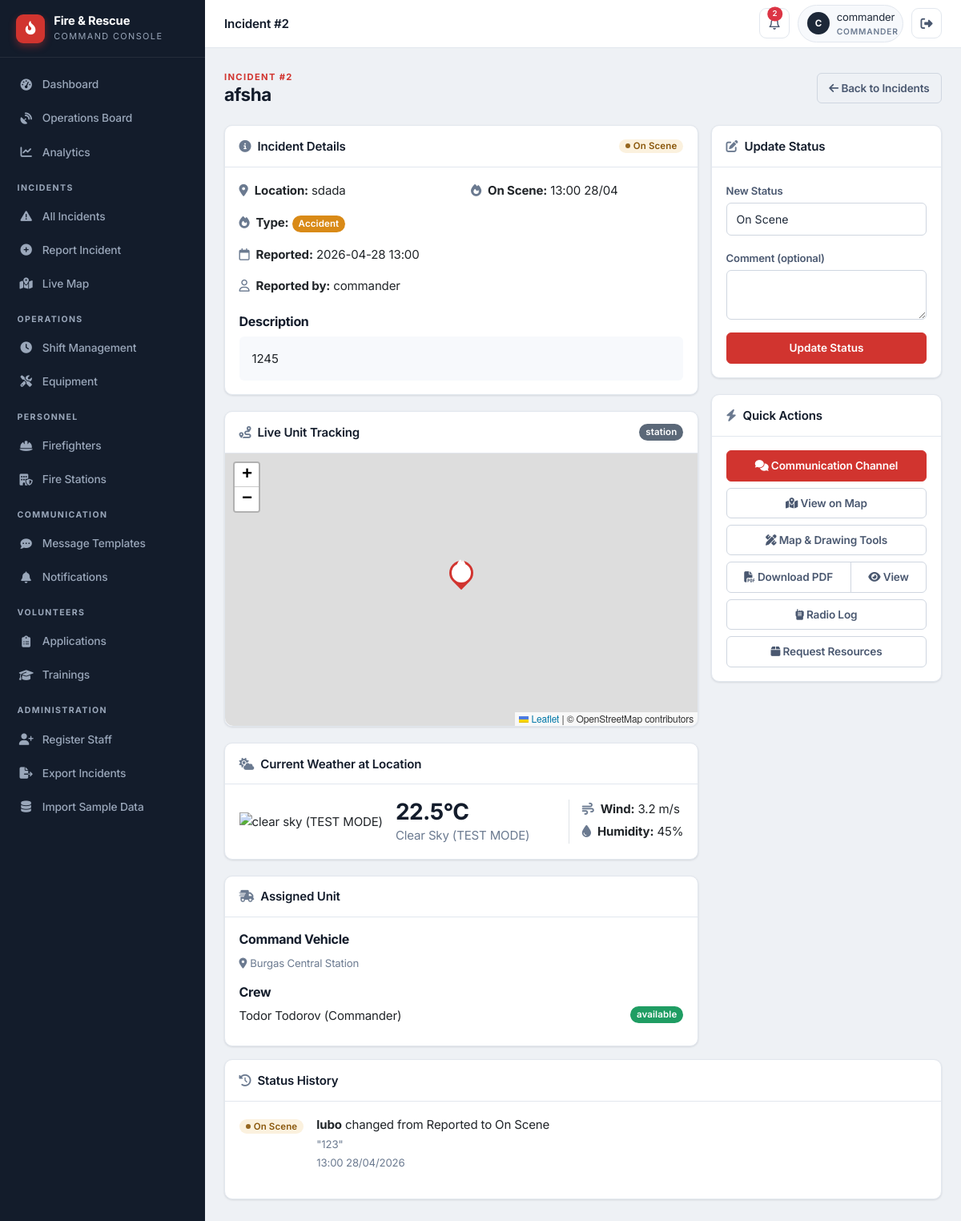
Page /staff/incident/2 (signed in) on the committed database.
### app/models/incident.py (models this page shows)
class Incident(db.Model):
    id = db.Column(db.Integer, primary_key=True)
    title = db.Column(db.String(100), nullable=False)
    location = db.Column(db.String(200), nullable=False)
    incident_type = db.Column(db.String(50), nullable=False)
    description = db.Column(db.Text)
    status = db.Column(db.String(20), default='Reported')
    reported_by = db.Column(db.Integer, db.ForeignKey('user_model.id'))
    reported_at = db.Column(db.DateTime, default=datetime.datetime.utcnow)
    assigned_vehicle_id = db.Column(db.Integer, db.ForeignKey('vehicle.id'), nullable=True)
    latitude = db.Column(db.Float, nullable=True)
    longitude = db.Column(db.Float, nullable=True)
    dispatched_at = db.Column(db.DateTime, nullable=True)
    on_scene_at = db.Column(db.DateTime, nullable=True)
    closed_at = db.Column(db.DateTime, nullable=True)
    last_updated = db.Column(db.DateTime, default=datetime.datetime.utcnow, onupdate=datetime.datetime.utcnow)
    updated_by = db.Column(db.Integer, db.ForeignKey('user_model.id'), nullable=True)
    assigned_vehicle = db.relationship('Vehicle', foreign_keys=[assigned_vehicle_id])
    reporter = db.relationship('UserModel', foreign_keys=[reported_by], backref='reported_incidents')
    updater = db.relationship('UserModel', foreign_keys=[updated_by], backref='updated_incidents')
    wind_direction = db.Column(db.Integer, nullable=True)  # degrees (0-360)
    wind_speed = db.Column(db.Float, nullable=True)  # km/h

class StatusUpdate(db.Model):
    id = db.Column(db.Integer, primary_key=True)
    incident_id = db.Column(db.Integer, db.ForeignKey('incident.id'), nullable=False)
    user_id = db.Column(db.Integer, db.ForeignKey('user_model.id'), nullable=False)
    old_status = db.Column(db.String(20), nullable=False)
    new_status = db.Column(db.String(20), nullable=False)
    comment = db.Column(db.Text, nullable=True)
    timestamp = db.Column(db.DateTime, default=datetime.datetime.utcnow)
    incident = db.relationship('Incident', backref='status_updates')
    user = db.relationship('UserModel', foreign_keys=[user_id])

### app/models/user.py (models this page shows)
class UserModel(db.Model):
    id = db.Column(db.Integer, primary_key=True)
    username = db.Column(db.String(20), unique=True, nullable=False)
    email = db.Column(db.String(120), unique=True, nullable=False)
    password = db.Column(db.String(60), nullable=False)
    role = db.Column(db.String(20), default='public')

### app/models/vehicle.py (models this page shows)
class Vehicle(db.Model):
    id = db.Column(db.Integer, primary_key=True)
    type = db.Column(db.String(50))
    location = db.Column(db.String(200))
    latitude = db.Column(db.Float, nullable=True)
    longitude = db.Column(db.Float, nullable=True)
    last_updated = db.Column(db.DateTime, default=datetime.datetime.utcnow, onupdate=datetime.datetime.utcnow)
    speed = db.Column(db.Float, nullable=True)
    heading = db.Column(db.Integer, nullable=True)
    status = db.Column(db.String(20), default='station')
    station_id = db.Column(db.Integer, db.ForeignKey('fire_station.id'), nullable=True)
    current_incident_id = db.Column(db.Integer, db.ForeignKey('incident.id'), nullable=True)
    route_polyline = db.Column(db.Text, nullable=True)      # JSON list of [lat, lng] along the road
    route_started_at = db.Column(db.DateTime, nullable=True)  # when the vehicle began driving
    route_total_seconds = db.Column(db.Float, nullable=True)  # animation duration (sped up for demo)
    route_real_seconds = db.Column(db.Float, nullable=True)   # real OSRM driving time, for ETA display
    route_distance_m = db.Column(db.Float, nullable=True)     # real route distance in meters
    route_dest_lat = db.Column(db.Float, nullable=True)
    route_dest_lng = db.Column(db.Float, nullable=True)
    current_incident = db.relationship('Incident', foreign_keys=[current_incident_id])
    firefighters = db.relationship('Firefighter', backref='assigned_vehicle', lazy=True)

### app/models/firefighter.py (models this page shows)
class Firefighter(db.Model):
    id = db.Column(db.Integer, primary_key=True)
    name = db.Column(db.String(100), nullable=False)
    rank = db.Column(db.String(50))
    status = db.Column(db.String(20), default='available')
    vehicle_id = db.Column(db.Integer, db.ForeignKey('vehicle.id'), nullable=True)
    station_id = db.Column(db.Integer, db.ForeignKey('fire_station.id'), nullable=True)
    user_id = db.Column(db.Integer, db.ForeignKey('user_model.id'), nullable=True, unique=True)
    user = db.relationship('UserModel', foreign_keys=[user_id], backref='firefighter_profile')
    employee_id = db.Column(db.String(20), unique=True, nullable=True)
    phone = db.Column(db.String(20), nullable=True)
    hire_date = db.Column(db.DateTime, nullable=True)
    last_active = db.Column(db.DateTime, nullable=True)
    current_shift_id = db.Column(db.Integer, db.ForeignKey('shift.id'), nullable=True)
    current_shift = db.relationship('Shift', foreign_keys=[current_shift_id], back_populates='firefighter')
    shifts = db.relationship('Shift', foreign_keys='Shift.firefighter_id', back_populates='firefighter')

### app/routes/incidents.py (the view, shortened to what this page needs)
@incidents_bp.route('/staff/incident/<int:incident_id>', methods=['GET', 'POST'])
@login_required
def detail(incident_id):
    incident = Incident.query.get_or_404(incident_id)
    form = StatusUpdateForm()
    status_history = StatusUpdate.query.filter_by(incident_id=incident_id).order_by(StatusUpdate.timestamp.desc()).all()
    weather = None
    if incident.latitude and incident.longitude:
        weather = get_weather(incident.latitude, incident.longitude)
    return render_template('staff/incidents/detail.html',
                           incident=incident,
                           form=form,
                           status_history=status_history,
                           weather=weather)

### app/templates/staff/incidents/detail.html (shortened to what this page needs)
{% extends "staff/base.html" %}
{% block topbar_title %}Incident #{{ incident.id }}{% endblock %}
{% block content %}
<div class="page-head">
    <div>
        <div class="eyebrow">Incident #{{ incident.id }}</div>
        <h1>{{ incident.title }}</h1>
    </div>
    <a href="{{ url_for('incidents.list_incidents') }}" class="btn btn-outline-secondary">
        <i class="fa-solid fa-arrow-left"></i> Back to Incidents
    </a>
</div>
<div class="row g-3">
    <div class="col-lg-8">
        <div class="card">
            <div class="card-header d-flex justify-content-between align-items-center">
                <span><i class="fa-solid fa-circle-info text-muted me-2"></i>Incident Details</span>
                {% set s = incident.status %}
                <span class="pill {% if s=='Reported' %}pill-reported{% elif s=='Dispatched' %}pill-dispatched{% elif s=='On Scene' %}pill-onscene{% elif s=='Closed' %}pill-closed{% else %}pill-danger{% endif %}">{{ s }}</span>
            </div>
            <div class="card-body">
                <div class="row">
                    <div class="col-md-6">
                        <p><i class="fa-solid fa-location-dot text-muted me-2"></i><strong>Location:</strong> {{ incident.location }}</p>
                        <p><i class="fa-solid fa-fire text-muted me-2"></i><strong>Type:</strong>
                            <span class="badge bg-{% if incident.incident_type == 'fire' %}primary{% elif incident.incident_type == 'rescue' %}success{% elif incident.incident_type == 'accident' %}warning{% else %}secondary{% endif %} text-capitalize">{{ incident.incident_type }}</span></p>
                        <p><i class="fa-regular fa-calendar text-muted me-2"></i><strong>Reported:</strong> {{ incident.reported_at.strftime('%Y-%m-%d %H:%M') }}</p>
                        <p><i class="fa-regular fa-user text-muted me-2"></i><strong>Reported by:</strong> {{ incident.reporter.username if incident.reporter else 'Unknown' }}</p>
                    </div>
                    <div class="col-md-6">
                        {% if incident.on_scene_at %}<p><i class="fa-solid fa-fire text-muted me-2"></i><strong>On Scene:</strong> {{ incident.on_scene_at.strftime('%H:%M %d/%m') }}</p>{% endif %}
                    </div>
                </div>
                <div class="mt-2"><h6>Description</h6><div class="p-3 rounded" style="background:var(--surface-2);">{{ incident.description }}</div></div>
            </div>
        </div>
        {% if incident.latitude and incident.longitude %}
        <div class="card">
            <div class="card-header d-flex justify-content-between align-items-center">
                <span><i class="fa-solid fa-route text-muted me-2"></i>Live Unit Tracking</span>
                <span id="trk-status" class="badge bg-secondary">Loading…</span>
            </div>
            <div class="card-body p-0">
                <div id="trackMap" style="height: 340px; width: 100%; border-radius: 0 0 var(--r) var(--r);"></div>
            </div>
        </div>
        {% endif %}
        {% if weather %}
        <div class="card">
            <div class="card-header"><i class="fa-solid fa-cloud-sun text-muted me-2"></i>Current Weather at Location</div>
            <div class="card-body">
                <div class="d-flex align-items-center">
                    <img src="https://openweathermap.org/img/wn/{{ weather.icon }}@2x.png" alt="{{ weather.description }}">
                    <div class="ms-3">
                        <h3 class="mb-0">{{ weather.temp }}°C</h3>
                        <p class="text-capitalize mb-0 text-muted">{{ weather.description }}</p>
                    </div>
                    <div class="ms-auto border-start ps-3">
                        <p class="mb-1"><i class="fa-solid fa-wind text-muted me-2"></i><strong>Wind:</strong> {{ weather.wind_speed }} m/s</p>
                        <p class="mb-1"><i class="fa-solid fa-droplet text-muted me-2"></i><strong>Humidity:</strong> {{ weather.humidity }}%</p>
                    </div>
                </div>
            </div>
        </div>
        {% endif %}
        <div class="card mb-0">
            <div class="card-header"><i class="fa-solid fa-truck-fast text-muted me-2"></i>Assigned Unit</div>
            <div class="card-body">
                {% if incident.assigned_vehicle %}
                    <h6>{{ incident.assigned_vehicle.type }}</h6>
                    <p class="mb-1 text-muted"><small><i class="fa-solid fa-location-dot me-1"></i>{{ incident.assigned_vehicle.location }}</small></p>
                    <h6 class="mt-3">Crew</h6>
                    <ul class="list-unstyled mb-0">
                        {% for f in incident.assigned_vehicle.firefighters %}
                        <li class="mb-2">{{ f.name }} ({{ f.rank }})<span class="badge bg-{% if f.status == 'available' %}success{% else %}warning{% endif %} float-end">{{ f.status }}</span></li>
                        {% endfor %}
                    </ul>
                {% else %}<p class="text-muted mb-0">No unit assigned yet.</p>{% endif %}
            </div>
        </div>
    </div>
    <div class="col-lg-4">
        <div class="card">
            <div class="card-header"><i class="fa-solid fa-pen-to-square text-muted me-2"></i>Update Status</div>
            <div class="card-body">
                <form method="POST">
                    <div class="mb-3">
                        <label class="form-label">New Status</label>
                        <select name="new_status" class="form-select">
                            <option value="On Scene" {% if incident.status == 'On Scene' %}selected{% endif %}>On Scene</option>
                        </select>
                    </div>
                    <div class="mb-3"><label class="form-label">Comment (optional)</label><textarea name="comment" class="form-control" rows="2"></textarea></div>
                    <button type="submit" class="btn btn-primary w-100">Update Status</button>
                </form>
            </div>
        </div>
        <div class="card mb-0">
            <div class="card-header"><i class="fa-solid fa-bolt text-muted me-2"></i>Quick Actions</div>
            <div class="card-body d-grid gap-2">
                <a href="{{ url_for('communications.incident_chat', incident_id=incident.id) }}" class="btn btn-primary"><i class="fa-solid fa-comments"></i> Communication Channel</a>
                <a href="{{ url_for('map.incident_map') }}" class="btn btn-outline-secondary"><i class="fa-solid fa-map-location-dot"></i> View on Map</a>
                <a href="{{ url_for('map.incident_detail_map', incident_id=incident.id) }}" class="btn btn-outline-secondary"><i class="fa-solid fa-pen-ruler"></i> Map &amp; Drawing Tools</a>
                <div class="btn-group">
                    <a href="{{ url_for('incidents.incident_pdf', incident_id=incident.id) }}" class="btn btn-outline-secondary"><i class="fa-solid fa-file-pdf"></i> Download PDF</a>
                    <a href="{{ url_for('incidents.view_incident_pdf', incident_id=incident.id) }}" class="btn btn-outline-secondary" target="_blank"><i class="fa-solid fa-eye"></i> View</a>
                </div>
                <a href="{{ url_for('communications.radio_log', incident_id=incident.id) }}" class="btn btn-outline-secondary"><i class="fa-solid fa-walkie-talkie"></i> Radio Log</a>
                <a href="{{ url_for('incidents.incident_resources', incident_id=incident.id) }}" class="btn btn-outline-secondary"><i class="fa-solid fa-box"></i> Request Resources</a>
            </div>
        </div>
    </div>
</div>
<div class="row mt-3">
    <div class="col-12">
        <div class="card mb-0">
            <div class="card-header"><i class="fa-solid fa-clock-rotate-left text-muted me-2"></i>Status History</div>
            <div class="card-body">
                {% if status_history %}
                    {% for update in status_history %}
                    <div class="mb-3">
                        <div class="d-flex">
                            <div class="me-3">
                                {% set ns = update.new_status %}
                                <span class="pill {% if ns=='Reported' %}pill-reported{% elif ns=='Dispatched' %}pill-dispatched{% elif ns=='On Scene' %}pill-onscene{% elif ns=='Closed' %}pill-closed{% else %}pill-danger{% endif %}">{{ ns }}</span>
                            </div>
                            <div>
                                <p class="mb-0"><strong>{{ update.user.username if update.user else 'System' }}</strong> changed from {{ update.old_status }} to {{ update.new_status }}</p>
                                {% if update.comment %}<p class="mb-0 text-muted"><small>"{{ update.comment }}"</small></p>{% endif %}
                                <small class="text-muted">{{ update.timestamp.strftime('%H:%M %d/%m/%Y') }}</small>
                            </div>
                        </div>
                    </div>
                    {% endfor %}
                {% else %}<p class="text-muted mb-0">No status updates yet.</p>{% endif %}
            </div>
        </div>
    </div>
</div>
{% if incident.latitude and incident.longitude %}
<link rel="stylesheet" href="https://unpkg.com/leaflet@1.9.4/dist/leaflet.css" />
<link rel="stylesheet" href="https://cdnjs.cloudflare.com/ajax/libs/font-awesome/6.5.1/css/all.min.css">
{% endif %}
{% endblock %}

### rows in the picture
Incident: id "2", title "afsha", status "On Scene", location "sdada", incident_type "Accident", reported_at "2026-04-28 13:00", on_scene_at "13:00 28/04", description "1245", new_status "On Scene"
UserModel: reporter "commander"
Vehicle: assigned_vehicle.type "Command Vehicle", assigned_vehicle.location "Burgas Central Station"
Firefighter: name "Todor Todorov", rank "Commander", status "available"
StatusUpdate: new_status "On Scene", user "lubo", old_status "Reported", comment "123", timestamp "13:00 28/04/2026"

### other values in the picture
{{ (session.user_name or '?')[0]|upper }} "C"
{{ session.user_name }} "commander"
{{ session.user_role }} "COMMANDER"
{{ weather.temp }} "22.5"
{{ weather.description }} "Clear Sky (TEST MODE)"
{{ weather.wind_speed }} "3.2"
{{ weather.humidity }} "45"
